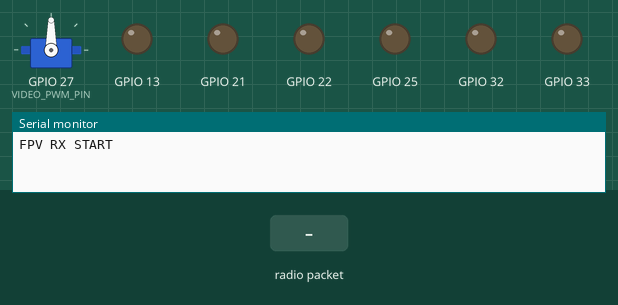
Simulated run of this sketch. Board: ESP32. Shown: servo, output pins drawn as LEDs (lit = HIGH), the last lines printed to the serial monitor. Inputs (shaded band) come from the test bench. No radio packets arrive unless stated.

Above: at 2.6 s.
At 4.6 s:
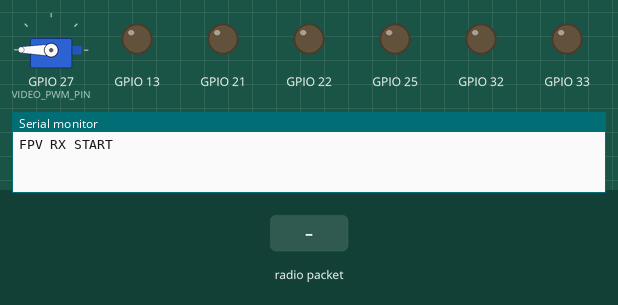
At 7.7 s:
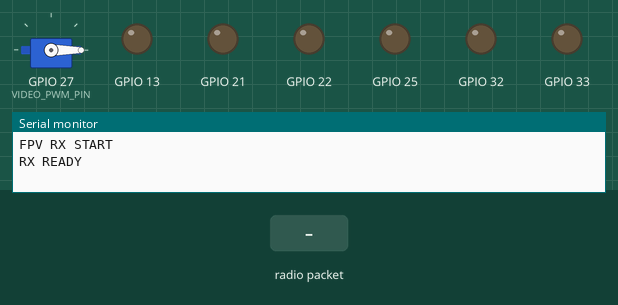
7.8 s: radio packet "SET," arrives
9.3 s: radio packet "VRX," arrives
10.8 s: radio packet "0" arrives
Timing chart, 0 to 13.8 s (numbered marks = the images above; inputs shaded):
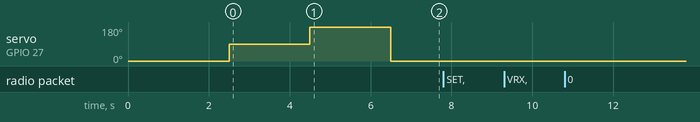

The sketch:

rx_main.ino
```cpp
#include <SPI.h>
#include <LoRa.h>

#include "vrx.h"
#include "vrx_manager.h"
#include "vrx_steadyview.h"
#include "vrx_ft3500.h"
#include "video_switch.h"

// ---------- LoRa ----------
#define LORA_SS   5
#define LORA_RST  14
#define LORA_DIO0 26

// ---------- Video switch ----------
#define VIDEO_PWM_PIN 27

// ---------- VRX ----------
VRX_SteadyView vrx0(Serial2, 16, 17);

VRX_FT3500 vrx1(
  13, 25, 33,   // CS1 CS2 CS3
  32, 21, 22    // S1  S2  S3
);

VRX_Manager vrxMgr;
VideoSwitch videoSwitch;

void setup() {


  Serial.begin(115200);
  delay(500);
  Serial.println("FPV RX START");


videoSwitch.begin(27);

videoSwitch.select(0);
delay(2000);

videoSwitch.select(1);
delay(2000);

videoSwitch.select(2);
delay(2000);

  // --- VRX ---
  vrxMgr.add(&vrx0);
  vrxMgr.add(&vrx1);
  vrxMgr.begin();

  // --- Video switch ---
  videoSwitch.begin(VIDEO_PWM_PIN);

  // --- LoRa ---
  LoRa.setPins(LORA_SS, LORA_RST, LORA_DIO0);
  if (!LoRa.begin(433E6)) {
    Serial.println("LoRa FAIL");
    while (1);
  }

  LoRa.setSpreadingFactor(7);
  LoRa.setSignalBandwidth(125E3);
  LoRa.setCodingRate4(5);
  LoRa.enableCrc();
  LoRa.receive();

  Serial.println("RX READY");
}

void loop() {
  vrxMgr.loop();

  int ps = LoRa.parsePacket();
  if (!ps) return;

  String msg;
  while (LoRa.available()) msg += (char)LoRa.read();

  Serial.print("[RX] ");
  Serial.println(msg);

  // ---- Channel ----
  if (msg.startsWith("SET,")) {
    uint8_t idx = msg.substring(4).toInt();
    vrxMgr.setChannel(idx);

    LoRa.idle();
    LoRa.beginPacket();
    LoRa.print("ACK");
    LoRa.endPacket();
    LoRa.receive();
    return;
  }

  // ---- VRX select ----
  if (msg.startsWith("VRX,")) {
    uint8_t id = msg.substring(4).toInt();

    vrxMgr.setActive(id);
    videoSwitch.select(id);

    Serial.print("[RX] ACTIVE VRX = ");
    Serial.println(id);

    LoRa.idle();
    LoRa.beginPacket();
    LoRa.print("ACK");
    LoRa.endPacket();
    LoRa.receive();
    return;
  }
}
```

video_switch.h
```cpp
#pragma once
#include <Arduino.h>
#include <ESP32Servo.h>

/*
  VideoSwitch (RC PWM, 100% stable)
  --------------------------------
  1000us -> VRX 0
  1500us -> VRX 1
  2000us -> VRX 2
*/

class VideoSwitch {
public:
  void begin(int pin) {
    pwmPin = pin;

    servo.setPeriodHertz(50);          // 50 Hz
    servo.attach(pwmPin, 1000, 2000);  // min/max us

    select(0);
  }

  void select(uint8_t id) {
    int us;

    if (id == 0)      us = 1000;
    else if (id == 1) us = 1500;
    else              us = 2000;

    servo.writeMicroseconds(us);
  }

private:
  int pwmPin = -1;
  Servo servo;
};
```

vrx.h
```cpp
#pragma once
#include <Arduino.h>

class VRX {
public:
  virtual void begin() = 0;
  virtual void loop() = 0;

  virtual bool isActive() = 0;
  virtual void setChannel(uint8_t idx) = 0;
};
```

vrx_ft3500.h
```cpp
#pragma once
#include "vrx.h"

class VRX_FT3500 : public VRX {
public:
  VRX_FT3500(
    int cs1, int cs2, int cs3,
    int s1,  int s2,  int s3
  ) : CS1(cs1), CS2(cs2), CS3(cs3),
      S1(s1),  S2(s2),  S3(s3) {}

  void begin() override {
    pinMode(CS1, OUTPUT); pinMode(CS2, OUTPUT); pinMode(CS3, OUTPUT);
    pinMode(S1,  OUTPUT); pinMode(S2,  OUTPUT); pinMode(S3,  OUTPUT);
    active = true;
  }

  void loop() override {}

  bool isActive() override {
    return active;
  }

  void setChannel(uint8_t idx) override {
    // idx: 0..63 (8 bands x 8 channels)

    uint8_t band = idx / 8;   // 0..7
    uint8_t ch   = idx % 8;   // 0..7

    // Band → CS
    digitalWrite(CS1, band & 0x01);
    digitalWrite(CS2, band & 0x02);
    digitalWrite(CS3, band & 0x04);

    // Channel → S
    digitalWrite(S1, ch & 0x01);
    digitalWrite(S2, ch & 0x02);
    digitalWrite(S3, ch & 0x04);
  }

private:
  int CS1, CS2, CS3;
  int S1, S2, S3;
  bool active = false;
};
```

vrx_manager.h
```cpp
#pragma once
#include "vrx.h"

class VRX_Manager {
public:
  void add(VRX *v) {
    vrx[count++] = v;
  }

  void begin() {
    for (int i = 0; i < count; i++) vrx[i]->begin();
  }

  void loop() {
    for (int i = 0; i < count; i++) vrx[i]->loop();
  }

  void setActive(uint8_t id) {
    if (id < count) active = id;
  }

  void setChannel(uint8_t idx) {
    if (vrx[active]->isActive())
      vrx[active]->setChannel(idx);
  }


private:
  VRX* vrx[3];
  uint8_t count = 0;
  uint8_t active = 0;
};
```

vrx_steadyview.h
```cpp
#pragma once
#include <Arduino.h>
#include "vrx.h"

/*
  VRX_SteadyView
  ---------------
  - UART control (1-в-1 як у окулярів)
  - постійний poll
  - ACTIVE detection
  - resend last channel after ACTIVE (resync)
*/

class VRX_SteadyView : public VRX {
public:
  VRX_SteadyView(HardwareSerial &s, int rxPin, int txPin)
    : serial(s), rx(rxPin), tx(txPin) {}

  // --------------------
  // Init
  // --------------------
  void begin() override {
    serial.begin(115200, SERIAL_8N1, rx, tx);
    lastPoll = millis();
    active = false;
    needResync = false;
  }

  // --------------------
  // Main loop
  // --------------------
  void loop() override {

    // ---- poll ----
    if (millis() - lastPoll > 820) {
      serial.write(pollPkt, 6);
      serial.flush();
      lastPoll = millis();
    }

    // ---- RX ----
    while (serial.available()) {
      uint8_t b = serial.read();

      // ACTIVE frame detected
      if (b == 0xB3 && !active) {
        active = true;

        // resync last channel
        if (needResync) {
          sendSet(lastIdx);
          needResync = false;
        }
      }
    }
  }

  // --------------------
  // State
  // --------------------
  bool isActive() override {
    return active;
  }

  // --------------------
  // Set channel
  // --------------------
  void setChannel(uint8_t idx) override {
    lastIdx = idx;

    if (!active) {
      // remember and send later
      needResync = true;
      return;
    }

    sendSet(idx);
  }

private:
  // --------------------
  // Low-level send
  // --------------------
  void sendSet(uint8_t idx) {
    uint8_t pkt[6];
    pkt[0] = 0x02;
    pkt[1] = 0x06;
    pkt[2] = 0x31;
    pkt[3] = idx;
    pkt[4] = pkt[1] ^ pkt[2] ^ pkt[3];
    pkt[5] = 0x03;

    // exactly as goggles do
    for (int i = 0; i < 3; i++) {
      serial.write(pkt, 6);
      serial.flush();
      delayMicroseconds(1000);
    }
  }

private:
  HardwareSerial &serial;
  int rx, tx;

  bool active = false;
  bool needResync = false;
  uint8_t lastIdx = 0;

  unsigned long lastPoll = 0;

  const uint8_t pollPkt[6] = {
    0x02, 0x06, 0x33, 0x80, 0xB5, 0x03
  };
};
```
